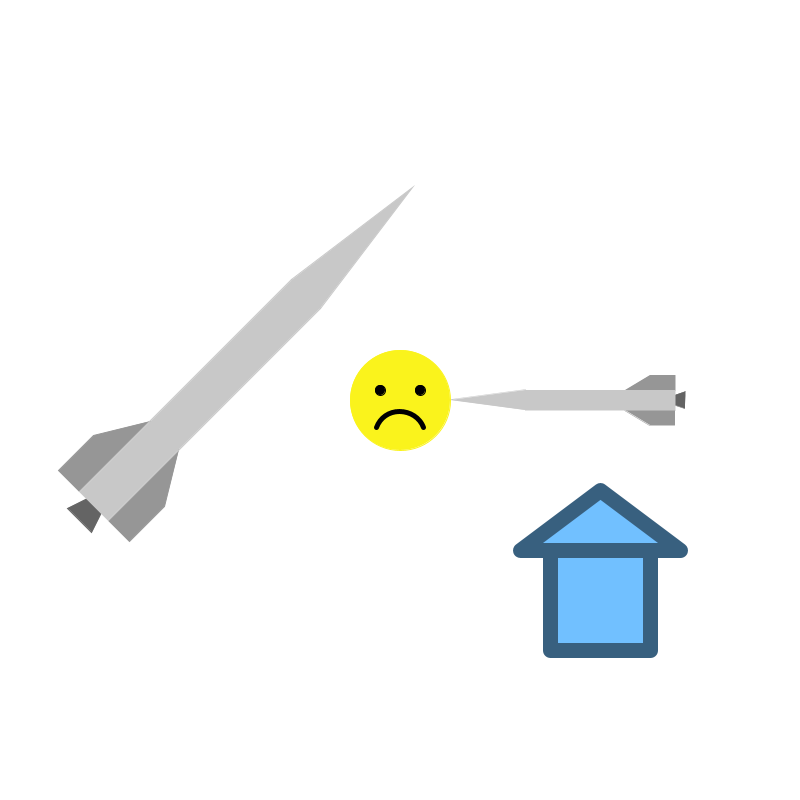
Frame 1 (no input)
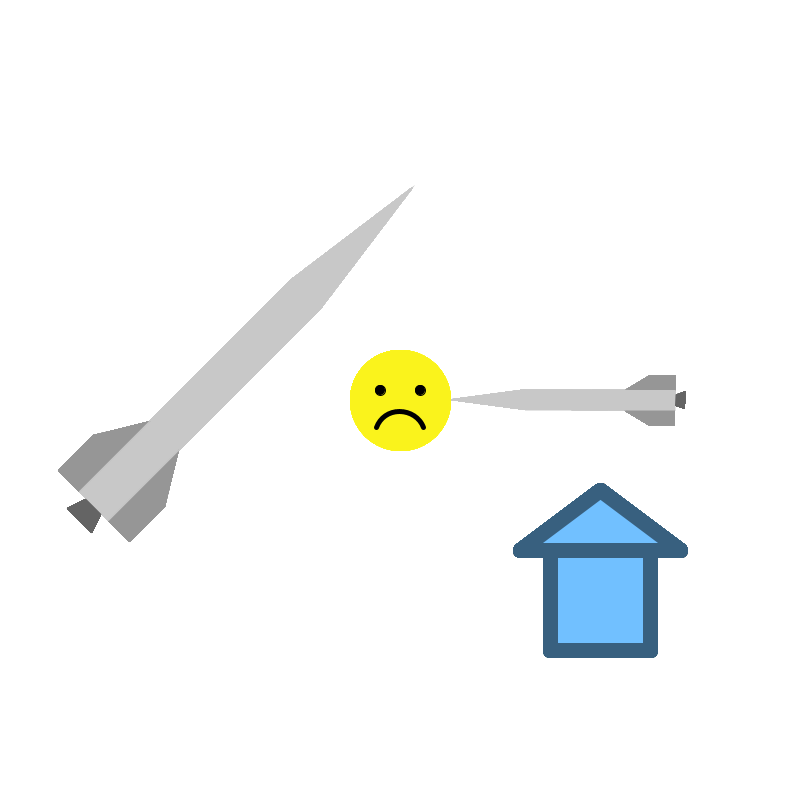
Frame 60 (the mouse pressed at the canvas centre just before this capture)
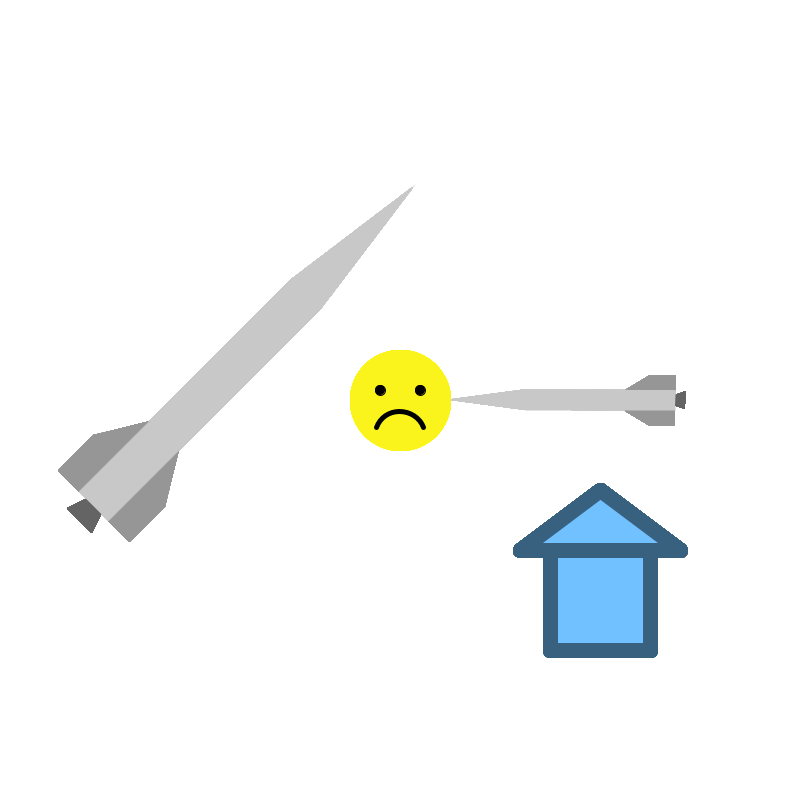
Frame 120 (the mouse held since frame 60 and released just before this capture)

The Processing sketch that drew these frames (run headless with seeded random() and noise(); from frame 60 on, the mouse is pressed at the canvas centre):

// Processing sketch: functions
// ── functions.pde
// Brendan Chen
// 2021/09/14

void setup() {
  background(255);
  size(800, 800);
}

void draw() {
  rocket(200,400, 1, 45);
  rocket(600,400, 0.5, 270);
  
  face(400,400, #FAF31C);
  
  house(113,192,255, 600,600, 100,100, 30, 60);
}

void face(int x, int y, color c) {
  pushMatrix();
    translate(x,y);
    fill(c);
    stroke(c);
    strokeWeight(1);
    circle(0,0, 100);
    fill(0);
    stroke(0);
    circle(-20,-10, 10);
    circle(20,-10, 10);
    strokeWeight(5);
    noFill();
    arc(0,36, 50,50, radians(200),radians(340));
    
  popMatrix();
}



void house(int r, int g, int b, int x, int y, int w, int h, int ro, int rh) {  // red,green,blue, x,y, width,height, roof overhang, roof height 
  strokeWeight(15);
  fill(r, g, b);
  stroke(r/2, g/2, b/2);
  strokeJoin(ROUND);
  rectMode(CENTER);
  rect(x, y, w, h);  // House
  triangle(x, y-h/2-rh, x-w/2-ro, y-h/2, x+w/2+ro, y-h/2);  // Roof
}

void rocket(int x, int y, float s, float a) {
  pushMatrix();
    strokeWeight(1);
    translate(x,y);  // Transformations
    scale(s);
    rotate(radians(a));
    
    fill(100);
    stroke(100);
    triangle(0, 120, -17, 170, 17, 170);  // engine
  
    fill(150);
    stroke(150);
    beginShape();  // fins
      vertex(-20, 150);
      vertex(-50, 150);
      vertex(-50, 100);
      vertex(-20, 50);
    endShape();
  
    beginShape();
      vertex(20, 150);
      vertex(50, 150);
      vertex(50, 100);
      vertex(20, 50);
    endShape();
  
  
    fill(200);
    stroke(200);
    rectMode(CENTER);
    rect(0, 0, 40, 300);  // body
    triangle(-20, -150, 20, -150, 0, -300);  // nose
  
  popMatrix();  // Resets origin
}
